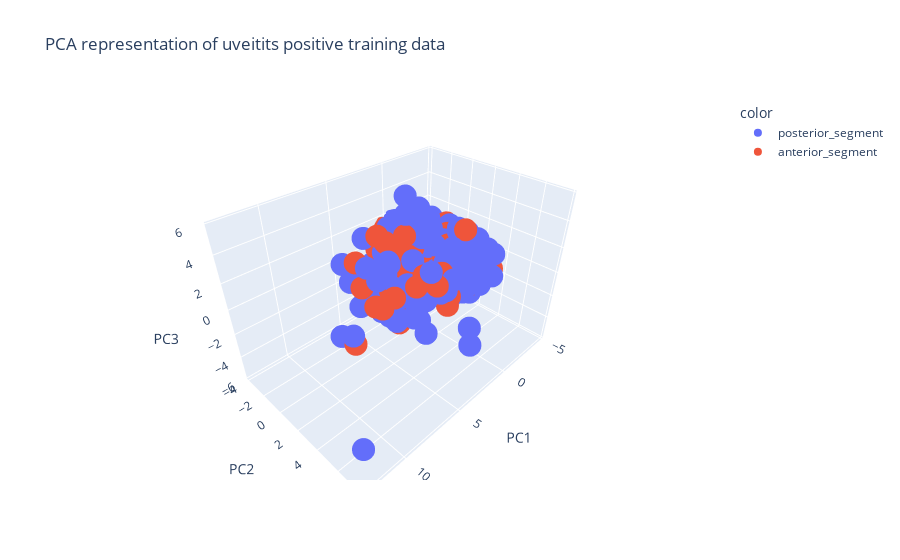

The cell this chart's notebook holds for it:
### Markdown cell above
## 3-Dimensional Data Representation

### Code cell
pca = PCA(n_components=3)
pipeline = Pipeline(steps=[('prep', USE_IMPUTER),('pca',pca)])
X_pca = pipeline.fit_transform(X_train)
X_pca = pd.DataFrame(X_pca)
fig = px.scatter_3d(X_pca, x=0, y=1, z=2, color = y_train.values,
                   title="PCA representation of uveitits positive training data", labels={"0":"PC1","1":"PC2","2":"PC3"})
fig.show()
print(f'Retained Variance: {round(sum(pipeline["pca"].explained_variance_ratio_)*100,2)} %')

### Figure 1 — Plotly figure (JSON) as saved in the notebook; plotly's stock layout.template omitted (floating-point values rounded to 4 significant figures; data arrays with more than 128 entries replaced by an {"elided": "..."} marker saying what was removed)
{"data": [{"hovertemplate": "color=posterior_segment<br>PC1=%{x}<br>PC2=%{y}<br>PC3=%{z}<extra></extra>", "legendgroup": "posterior_segment", "marker": {"color": "#636efa", "symbol": "circle"}, "mode": "markers", "name": "posterior_segment", "scene": "scene", "showlegend": true, "type": "scatter3d", "x": {"elided": "479 float values"}, "y": {"elided": "479 float values"}, "z": {"elided": "479 float values"}}, {"hovertemplate": "color=anterior_segment<br>PC1=%{x}<br>PC2=%{y}<br>PC3=%{z}<extra></extra>", "legendgroup": "anterior_segment", "marker": {"color": "#EF553B", "symbol": "circle"}, "mode": "markers", "name": "anterior_segment", "scene": "scene", "showlegend": true, "type": "scatter3d", "x": {"elided": "218 float values"}, "y": {"elided": "218 float values"}, "z": {"elided": "218 float values"}}], "layout": {"autosize": true, "legend": {"title": {"text": "color"}, "tracegroupgap": 0}, "scene": {"aspectmode": "auto", "aspectratio": {"x": 1.314, "y": 0.8792, "z": 0.8658}, "domain": {"x": [0, 1], "y": [0, 1]}, "xaxis": {"title": {"text": "PC1"}, "type": "linear"}, "yaxis": {"title": {"text": "PC2"}, "type": "linear"}, "zaxis": {"title": {"text": "PC3"}, "type": "linear"}}, "title": {"text": "PCA representation of uveitits positive training data"}}}
